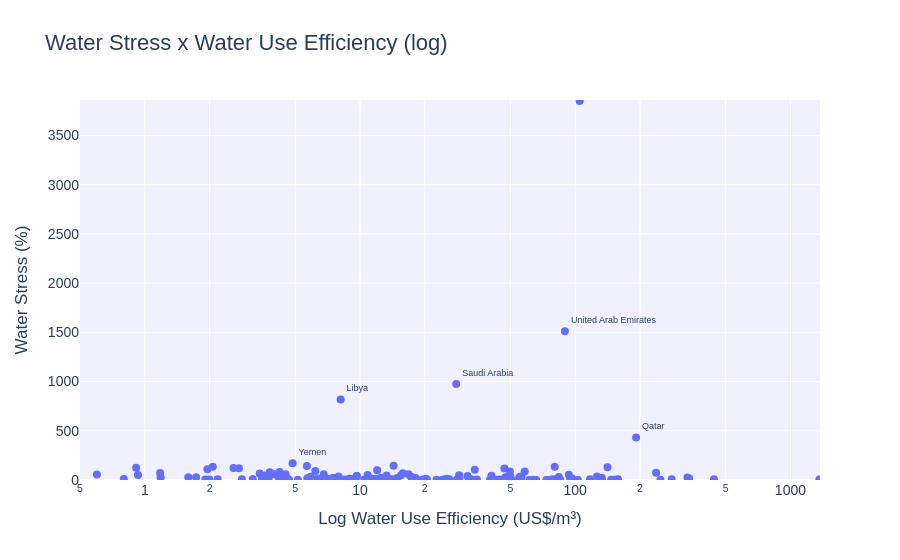

Notebook source saved alongside this figure:
### Code cell
# visualization scatter 'water use efficiency' log scale x 'water stress' 
recent_year = df_waterstress_clean['Year'].max()
most_recent = df_waterstress_clean[df_waterstress_clean['Year'] == recent_year].copy()

# labelling certain outliers 
label_countries = ['United Arab Emirates', 'Saudi Arabia', 'Libya', 'Qatar', 'Yemen', 'Kuwait, Luxembourg']
most_recent['Label'] = most_recent['Area'].where(most_recent['Area'].isin(label_countries), '')


fig = px.scatter(
    most_recent,
    x='SDG 6.4.1. Water Use Efficiency',
    y='SDG 6.4.2. Water Stress',
    text='Label',
    title='Water Stress x Water Use Efficiency (log)',
    labels={
        'SDG 6.4.1. Water Use Efficiency': 'Log Water Use Efficiency (US$/m³)',
        'SDG 6.4.2. Water Stress': 'Water Stress (%)'
    },
    hover_name='Area'
)

fig.update_traces(
    textposition='top right',
    marker=dict(size=8),
    textfont=dict(size=9),
    hovertemplate='<b>%{text}</b><br>Water Stress: %{y:.1f}%<br>Water Use Efficiency: %{x:.2f} US$/m³<extra></extra>'
)

fig.update_layout(
    xaxis=dict(
        type='log',
        range=[np.log10(0.5), np.log10(most_recent['SDG 6.4.1. Water Use Efficiency'].max() + 10)]
    ),
    yaxis=dict(range=[0, most_recent['SDG 6.4.2. Water Stress'].max() + 10]),
    plot_bgcolor='rgba(240,240,255,0.95)',
    title_font_size=22,
    font=dict(family="Arial", size=14)
)

# save as an interactive html
fig.write_html("docs/data/visual_charts_graphs/water_stress_water_use.html", include_plotlyjs="cdn", full_html=True)
fig.show()

### Figure 1 — Plotly figure (JSON) as saved in the notebook; plotly's stock layout.template omitted (floating-point values rounded to 4 significant figures; data arrays with more than 128 entries replaced by an {"elided": "..."} marker saying what was removed)
{"data": [{"hovertemplate": "<b>%{text}</b><br>Water Stress: %{y:.1f}%<br>Water Use Efficiency: %{x:.2f} US$/m³<extra></extra>", "hovertext": {"elided": "166 str values"}, "legendgroup": "", "marker": {"color": "#636efa", "size": 8, "symbol": "circle"}, "mode": "markers+text", "name": "", "orientation": "v", "showlegend": false, "text": {"elided": "166 str values"}, "textfont": {"size": 9}, "textposition": "top right", "type": "scatter", "x": {"elided": "166 float values"}, "xaxis": "x", "y": {"elided": "166 float values"}, "yaxis": "y"}], "layout": {"autosize": true, "font": {"family": "Arial", "size": 14}, "legend": {"tracegroupgap": 0}, "plot_bgcolor": "rgba(240,240,255,0.95)", "title": {"font": {"size": 22}, "text": "Water Stress x Water Use Efficiency (log)"}, "xaxis": {"anchor": "y", "domain": [0, 1], "range": [-0.301, 3.137], "title": {"text": "Log Water Use Efficiency (US$/m³)"}, "type": "log"}, "yaxis": {"anchor": "x", "domain": [0, 1], "range": [0, 3860.0], "title": {"text": "Water Stress (%)"}, "type": "linear"}}}
